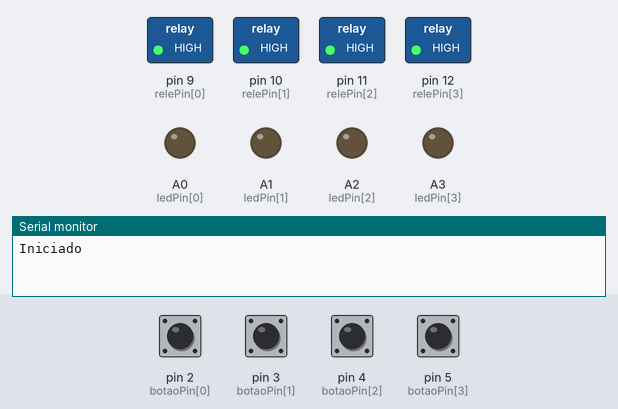
Simulated run of this sketch. Board: Arduino Uno, built with avr-gcc and run on an emulated ATmega328P. Parts: switched loads named in the sketch (green lamp = pin HIGH), output pins drawn as LEDs (lit = HIGH), the last lines printed to the serial monitor. The test bench sets the inputs (shaded band); at power-on: pin 2 (botaoPin[0]), pin 3 (botaoPin[1]), pin 4 (botaoPin[2]), pin 5 (botaoPin[3]) LOW.

Above: at 1.2 s.
1.3 s: pin 2 (botaoPin[0]) pulled HIGH for 0.15 s
At 1.8 s:
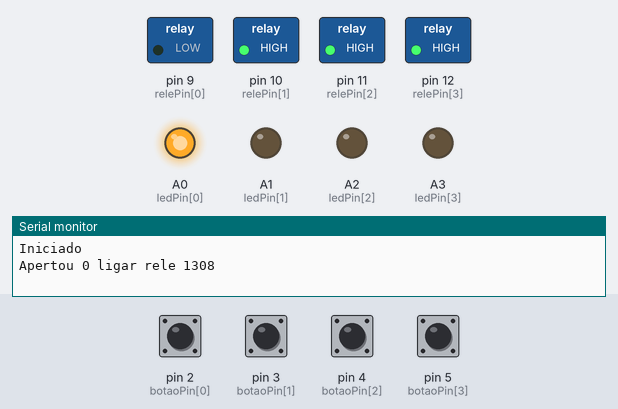
2.9 s: pin 3 (botaoPin[1]) pulled HIGH for 0.15 s
At 4.1 s:
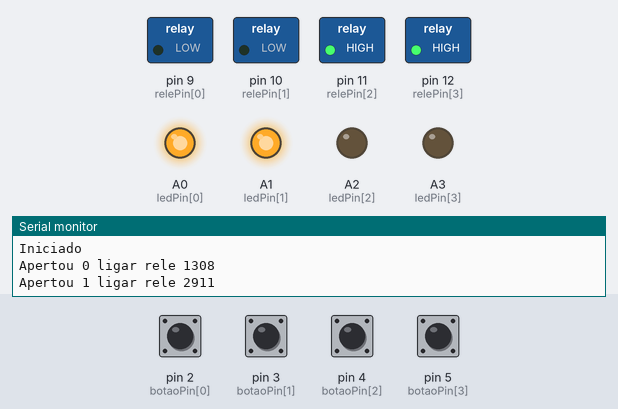
4.5 s: pin 4 (botaoPin[2]) pulled HIGH for 0.15 s
At 5.5 s:
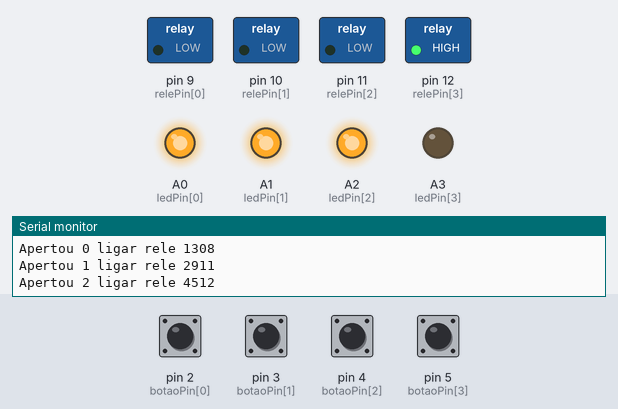
6.1 s: pin 5 (botaoPin[3]) pulled HIGH for 0.15 s
At 6.8 s:
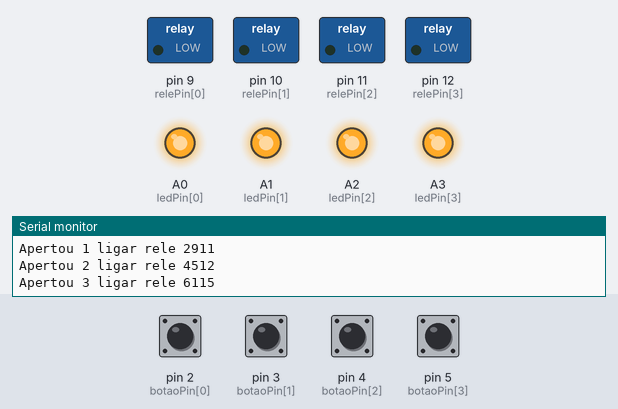
7.7 s: pin 2 (botaoPin[0]) pulled HIGH for 1 s
At 8.1 s:
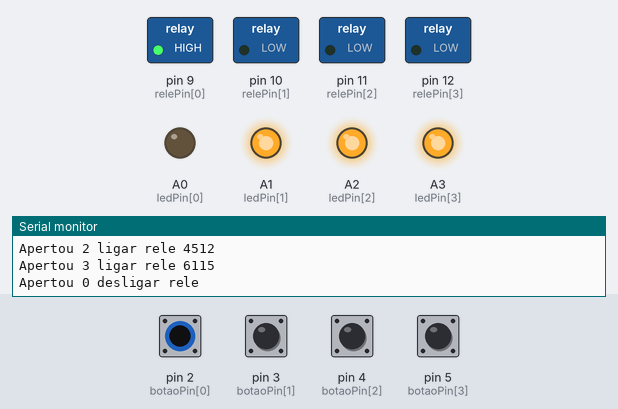
10.2 s: pin 3 (botaoPin[1]) pulled HIGH for 1 s
At 11.3 s:
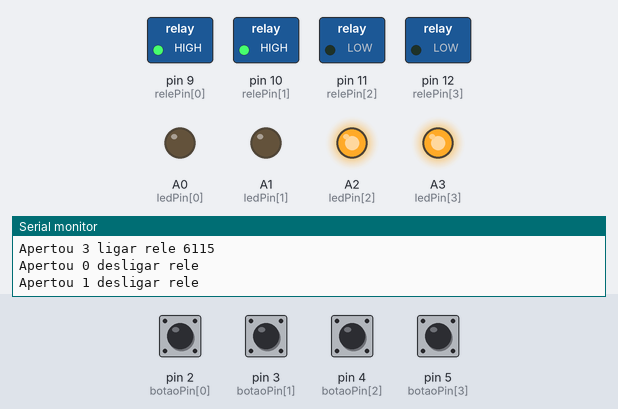
Timing chart, 0 to 13.2 s (numbered marks = the images above; inputs shaded):
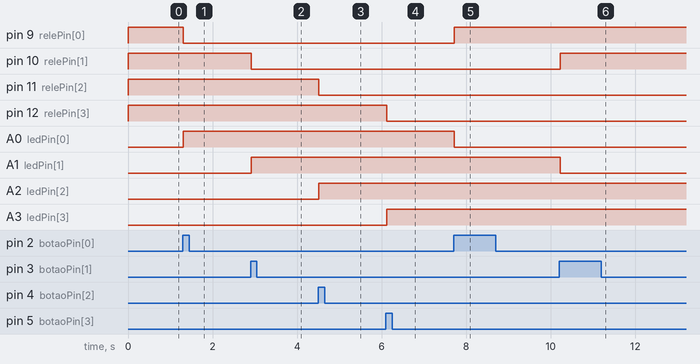

The sketch:

Exaustor.ino
```cpp
// Define os pinos do botão e do LED
const int botaoPin[4] = {2,3,4,5} ;
const int relePin[4] = {9,10,11,12};
const int ledPin[4] = {A0,A1,A2,A3};

unsigned long tempoAtivo = 14400000; // 14400000 //4 horas em ms 14400000

// Define a variável para armazenar o tempo em que o botão foi pressionado
unsigned long tempoBotaoPressionado[4];
unsigned long diferencaDeTempo[4];

int buttonState[4] = {LOW,LOW,LOW,LOW};
int lastButtonState[4] = {LOW,LOW,LOW,LOW};

// Define a variável para controlar o estado do relé
bool releAtivado[4] = {false,false,false,false};

void setup() {
  Serial.begin(9600);
  Serial.flush();
  Serial.write("Iniciado");
  Serial.flush();
  Serial.println();

  for (byte i = 0; i < 4; i = i + 1) {
    // Configura o pino do botão como entrada
    pinMode(botaoPin[i], INPUT);
    // Configura o pino do RELE como saída
    pinMode(relePin[i], OUTPUT);
    // Configura o pino do LED como saída
    pinMode(ledPin[i], OUTPUT);
    // Inicializa o estado do LED e RELE como desligado
    digitalWrite(relePin[i], HIGH);
    digitalWrite(ledPin[i], LOW);

    // Inicializa a variável de tempo
    tempoBotaoPressionado[i] = 0;
  }
}

void loop() {
  //int i = 3;
  for (byte i = 0; i < 4; i = i + 1) { //sao 4 botoes

    // Lê o estado do botão
    int estadoBotao = digitalRead(botaoPin[i]);

    //BOTAO
    // if the button state has changed:
    if (estadoBotao != buttonState[i]){
      buttonState[i] = estadoBotao;
      // Se o botão for pressionado
      if (buttonState[i] == HIGH) {
        Serial.write("Apertou ");
        Serial.print(i);
        Serial.write(" ");
        if (!releAtivado[i]) {
          Serial.write("ligar rele ");
          // Ativa o relé
          digitalWrite(relePin[i], LOW);
          digitalWrite(ledPin[i], HIGH);
          releAtivado[i] = true;
          // Armazena o tempo em que o botão foi pressionado
          tempoBotaoPressionado[i] = millis();
          Serial.print(tempoBotaoPressionado[i]);
        } else {
          Serial.write("desligar rele ");
          // Desativa o relé
          digitalWrite(relePin[i], HIGH);
          digitalWrite(ledPin[i], LOW);
          releAtivado[i] = false;
        }
        Serial.println();
      } // end iff HIGH
    } //end if state

    // TIMER
    if (releAtivado[i]) {
      // Verifica se o tempo decorrido desde que o botão foi pressionado é maior que tempoAtivo
      diferencaDeTempo[i] = millis() - tempoBotaoPressionado[i];
      //Serial.write(diferencaDeTempo);
      if (diferencaDeTempo[i] >= tempoAtivo || tempoBotaoPressionado[i] > millis() ) {  //milis tem overflow a cada 50 dias e zera. impedir que fique ligado para sempre
        // Desativa o relé
        Serial.write("timer desligar ");
        Serial.print(i);
        Serial.println();
        digitalWrite(relePin[i], HIGH);
        digitalWrite(ledPin[i], LOW);
        releAtivado[i] = false;
      }
    }//end if rele ativo

  }//end for

  // Delay a little bit to avoid bouncing
  delay(50);
}
```

Measured:
- after the input at 1.3 s, pin 9 (relePin[0]): HIGH → LOW at once; A0 (ledPin[0]): LOW → HIGH at once
- after the input at 2.9 s, pin 10 (relePin[1]): HIGH → LOW at once; A1 (ledPin[1]): LOW → HIGH at once
- after the input at 4.5 s, pin 11 (relePin[2]): HIGH → LOW at once; A2 (ledPin[2]): LOW → HIGH at once
- after the input at 6.1 s, pin 12 (relePin[3]): HIGH → LOW at once; A3 (ledPin[3]): LOW → HIGH at once
- after the input at 7.7 s, pin 9 (relePin[0]): LOW → HIGH at once; A0 (ledPin[0]): HIGH → LOW at once
- after the input at 10.2 s, pin 10 (relePin[1]): LOW → HIGH at once; A1 (ledPin[1]): HIGH → LOW at once
